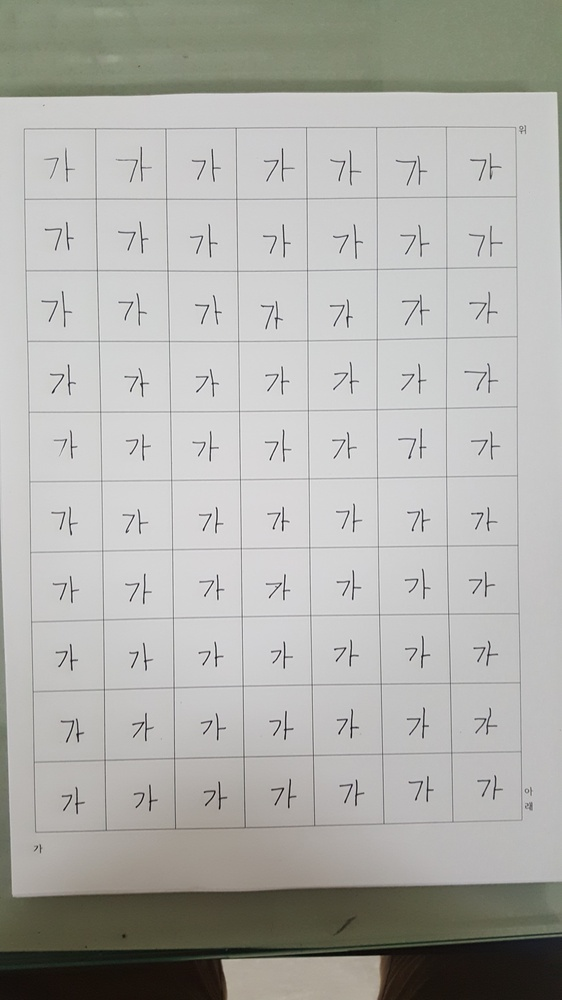
#> input picture python_archive/opencv_py/ga.jpg, 562 x 1000 px, shrunk from 1836 x 3264 before the run
$ python HoughLinesTest2.py
#> lines starting #> are read from the running program, lines starting #| are printed output that depends on the picture; after the words box and inside, x2 and y2 are one past the last pixel; in counts of white or black regions, pixels touching at a corner belong together
import cv2
import numpy as np

img = cv2.imread('ga.jpg')
#> img is the input picture: shape (1000, 562, 3); mean B, G, R 171.9, 176.2, 176.2
gray = cv2.cvtColor(img,cv2.COLOR_BGR2GRAY)
edges = cv2.Canny(gray,50,150,apertureSize = 3)
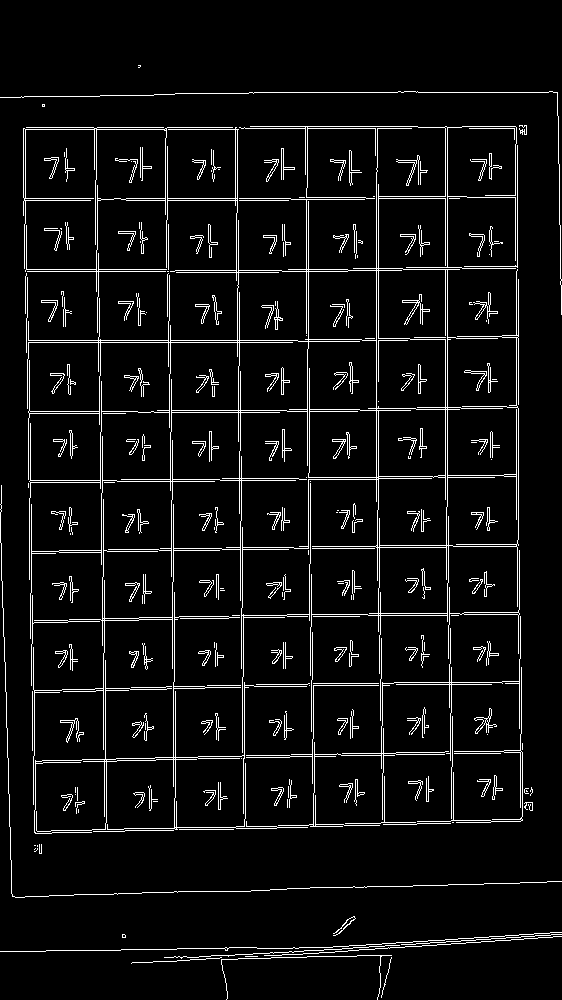
#> edges: shape (1000, 562); 5.9% white in thin lines or dots
minLineLength = 100
maxLineGap = 10
lines = cv2.HoughLinesP(edges,1,np.pi/180,100,minLineLength,maxLineGap)
#> lines = 297 rows, first 6: [176, 801, 176, 829], [26, 225, 26, 255], [99, 376, 99, 407], [447, 267, 447, 127], [32, 691, 32, 731], [170, 325, 170, 371]

for i in range(0, len(lines)-1):
    for x1,y1,x2,y2 in lines[i]:
        cv2.line(img,(x1,y1),(x2,y2),(0,255,0),2)
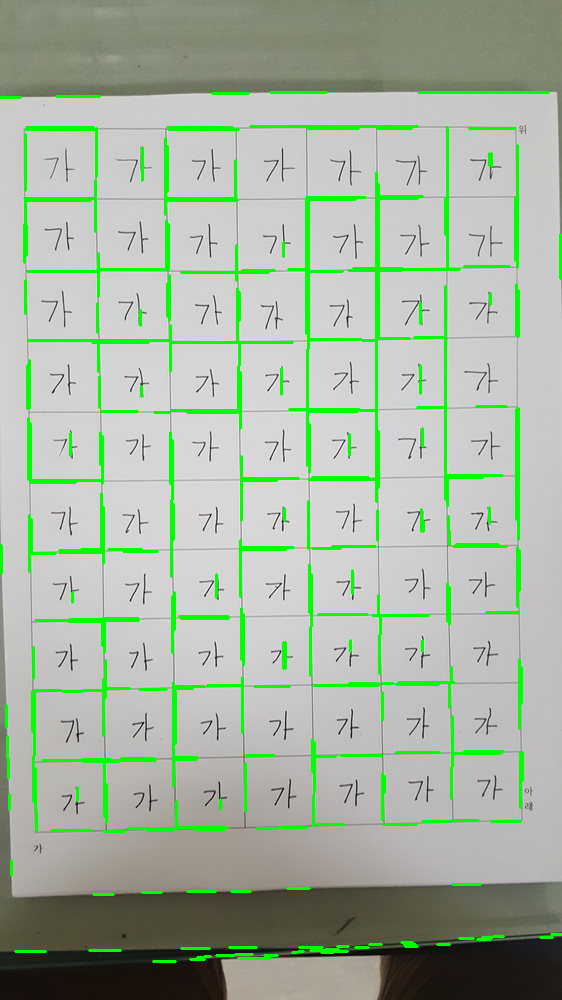
#> img: shape (1000, 562, 3); 6.12% of pixels changed, all inside (x1, y1, x2, y2) = (0, 91, 562, 963)

cv2.imwrite('houghlines5.jpg',img)
cv2.imshow('image',img)
cv2.waitKey(0)

$ run again, with python_archive/opencv_py/na.jpg copied over python_archive/opencv_py/ga.jpg
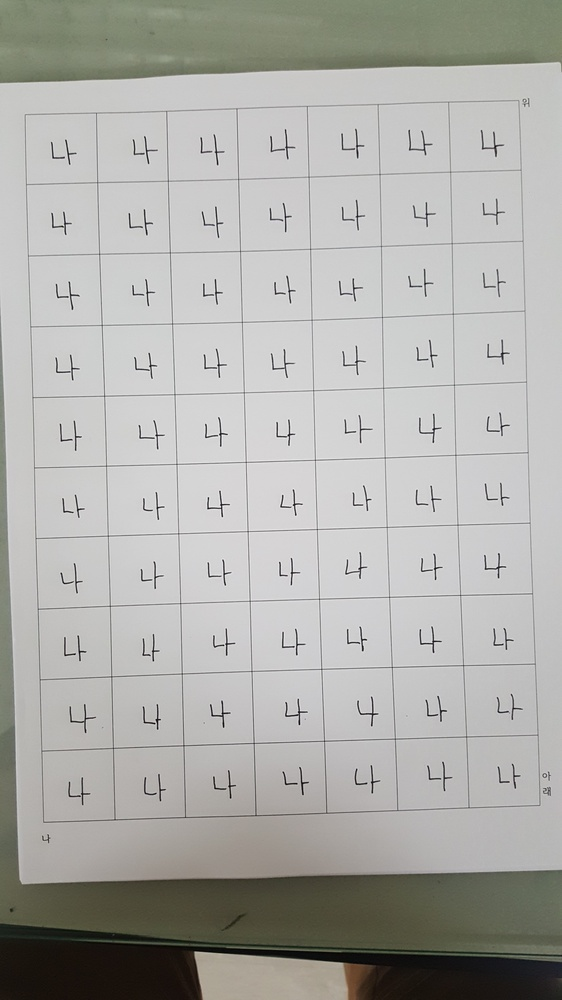
#> input picture python_archive/opencv_py/na.jpg, 562 x 1000 px, shrunk from 1836 x 3264 before the run
#> img is the input picture: shape (1000, 562, 3); mean B, G, R 170.2, 174, 174.2
#> `edges = cv2.Canny(gray,50,150,apertureSize = 3)`:
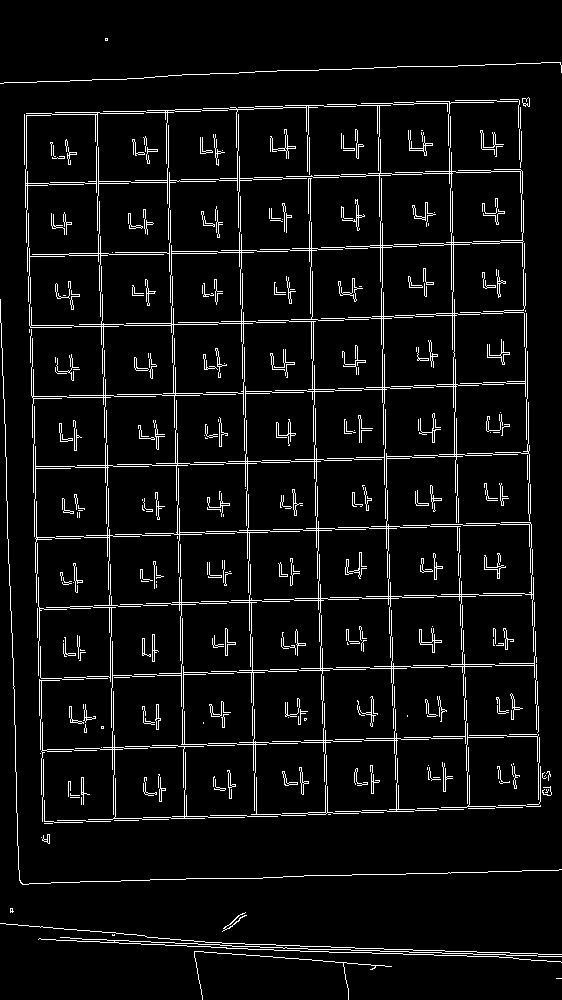
#> edges: shape (1000, 562); 5.7% white in thin lines or dots
#> lines = 468 rows, first 6: [311, 324, 311, 352], [534, 611, 534, 626], [221, 250, 243, 250], [472, 808, 494, 808], [8, 539, 9, 585], [540, 776, 540, 801]
#> after the loop `for i in range(0, len(lines)-1):`:
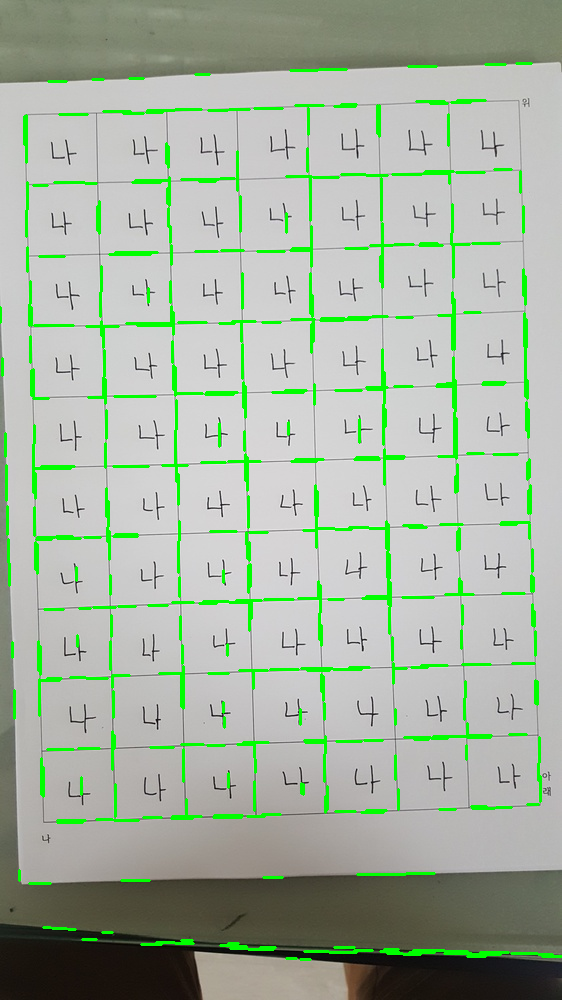
#> img: shape (1000, 562, 3); 5.46% of pixels changed, all inside (x1, y1, x2, y2) = (0, 62, 562, 961)

$ run again, with python_archive/opencv_py/chess.png saved as python_archive/opencv_py/ga.jpg
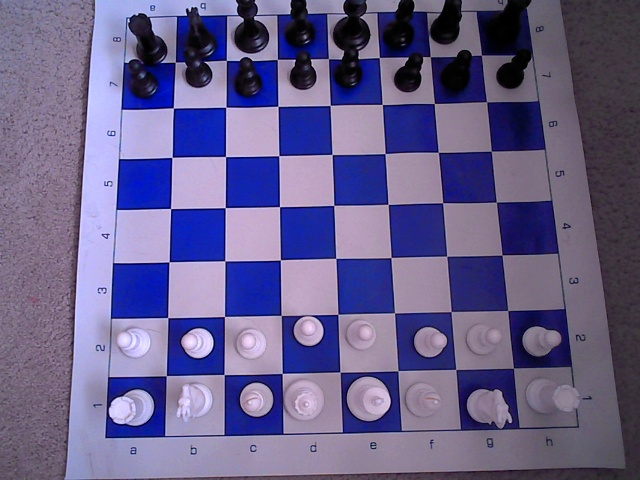
#> input picture python_archive/opencv_py/chess.png, 640 x 480 px
#> img is the input picture: shape (480, 640, 3); mean B, G, R 138.5, 95.2, 102.6
#> `edges = cv2.Canny(gray,50,150,apertureSize = 3)`:
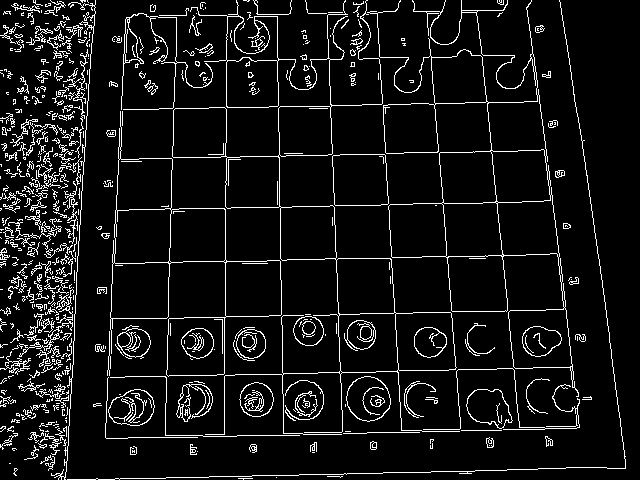
#> edges: shape (480, 640); 7.8% white in thin lines or dots
#> lines = 150 rows, first 6: [281, 282, 281, 314], [227, 107, 268, 107], [292, 206, 329, 206], [392, 257, 421, 257], [70, 404, 70, 394], [115, 222, 115, 210]
#> the loop `for i in range(0, len(lines)-1):` made 149 passes
#> after the loop `for i in range(0, len(lines)-1):`:
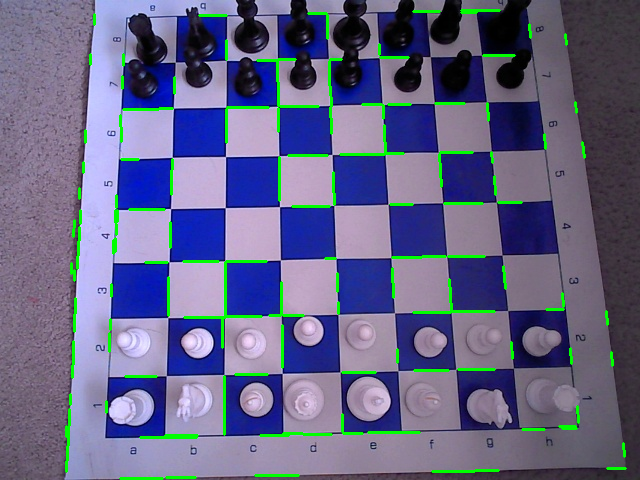
#> img: shape (480, 640, 3); 3.38% of pixels changed, all inside (x1, y1, x2, y2) = (65, 9, 627, 480)
